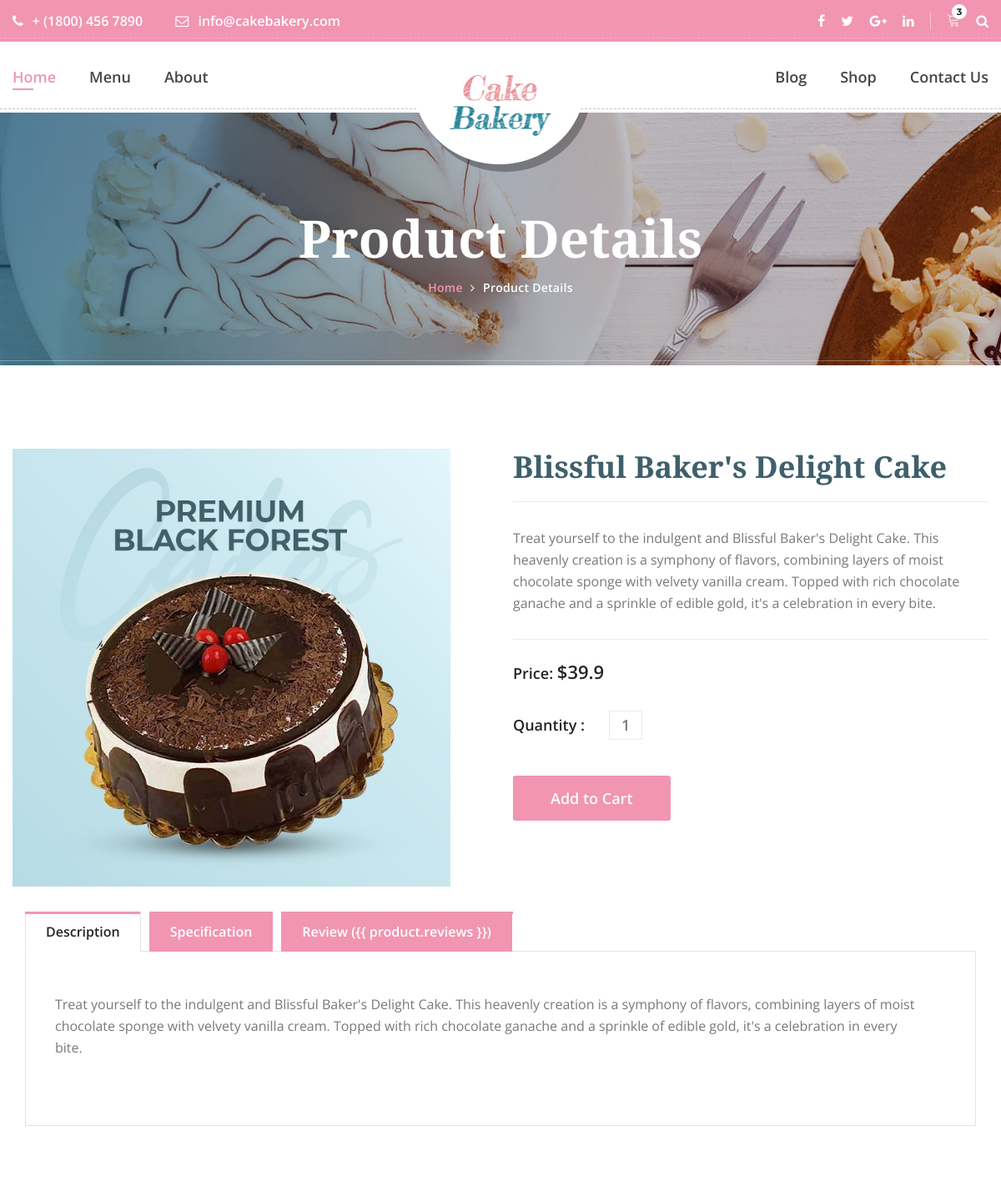
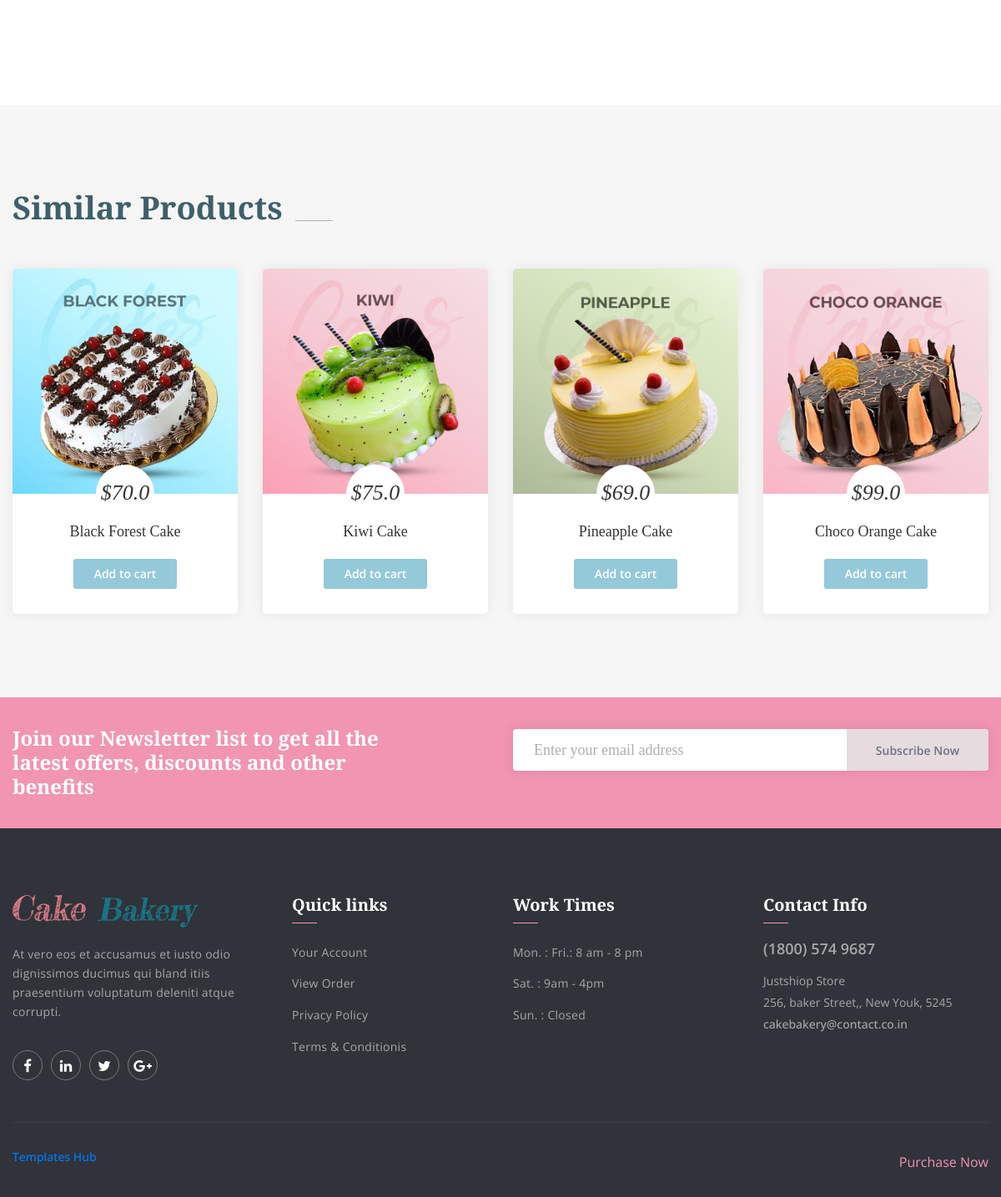
/productdetail/1/, run on the app's committed database (2 pictures, top to bottom).
### bakery_app/models.py (models this page shows, shortened)
class Product(models.Model):
    name = models.CharField(max_length=255)
    price = models.DecimalField(max_digits=5, decimal_places=1)
    description = models.TextField()
    specifications = models.TextField()
    reviews = models.IntegerField(default=0)
    image = models.ImageField(upload_to='cake_images/')  # Add this line for the image field

### bakery_app/views.py (the view)
# urls.py: path('productdetail/<int:product_id>/', views.productdetail, name='productdetail'),
def productdetail(request, product_id):
    product = get_object_or_404(Product, id=product_id)
    product_similar = Product.objects.filter(
        Q(name__icontains='cake') & ~Q(id=product.id)
    )[:4]
    return render(request, 'productdetail.html', {'product': product, 'product_similar': product_similar})

### bakery_app/templates/productdetail.html (shortened to what this page needs)
{% extends "base.html" %}
{% load static %}
{% block content %}
<section class="banner_area">
    <div class="container">
        <div class="banner_text">
            <h3>Product Details</h3>
            <ul>
                <li><a href="index.html">Home</a></li>
                <li><a href="product-details.html">Product Details</a></li>
            </ul>
        </div>
    </div>
</section>
<section class="product_details_area p_100">
    <div class="container">
        <div class="row product_d_price">
            <div class="col-lg-6">
                <div class="product_img">
                    <img class="img-fluid" src="{{ product.image.url }}" alt="{{ product.name }}">
                </div>
            </div>
            <div class="col-lg-6">
                <div class="product_details_text">
                    <a href="{% url 'productdetail' product.id %}">
                        <h4>{{ product.name }}</h4>
                        <p>{{ product.description }}</p>
                        <h5>Price: <span>${{ product.price }}</span></h5>
                        <div class="quantity_box">
                            <label for="quantity">Quantity :</label>
                            <input type="text" placeholder="1" id="quantity">
                        </div>
                        <a class="pink_more" href="#">Add to Cart</a>
                    </a>
                </div>
            </div>
            <div class="product_tab_area" style="padding: 30px;">
                <nav>
                    <div class="nav nav-tabs" id="nav-tab" role="tablist">
                        <a class="nav-item nav-link active" id="nav-home-tab" data-toggle="tab" href="#nav-home"
                           role="tab" aria-controls="nav-home" aria-selected="true">Description</a>
                        <a class="nav-item nav-link" id="nav-profile-tab" data-toggle="tab" href="#nav-profile"
                           role="tab" aria-controls="nav-profile" aria-selected="false">Specification</a>
                        <a class="nav-item nav-link" id="nav-contact-tab" data-toggle="tab" href="#nav-contact"
                           role="tab" aria-controls="nav-contact" aria-selected="false">Review ({{ product.reviews
                            }})</a>
                    </div>
                </nav>
                <div class="tab-content" id="nav-tabContent">
                    <div class="tab-pane fade show active" id="nav-home" role="tabpanel" aria-labelledby="nav-home-tab">
                        <p>{{ product.description }}</p>
                    </div>
                </div>
            </div>
        </div>
    </div>
</section>
<section class="similar_product_area p_100">
    <div class="container">
        <div class="main_title">
            <h2>Similar Products</h2>
        </div>
        <div class="row similar_product_inner">
            {% for similar_product in product_similar %}
            <div class="col-lg-3 col-md-4 col-6">
                <div class="cake_feature_item">
                    <div class="cake_img">
                        <img src="{{ similar_product.image.url }}" alt="{{ similar_product.name }} "
                             style="height: 270px;">
                    </div>
                    <div class="cake_text">
                        <h4>${{ similar_product.price }}</h4>
                        <a href="{% url 'productdetail' similar_product.id %}">
                            <h3>{{ similar_product.name }}</h3>
                        </a> <a class="pest_btn" href="#">Add to cart</a>
                    </div>
                </div>
            </div>
            {% endfor %}
        </div>
    </div>
</section>
{% endblock %}

### data on the page
Product: image (picture), name "Blissful Baker's Delight Cake", description "Treat yourself to the indulgent and Blissful Baker's Delight Cake. This heavenly creation is a symphony of flavors, combining layers of moist chocolate sponge with velvety vanilla cream. Topped with rich chocolate ganache and a sprinkle of edible gold, it's a celebration in every bite.", price "39.9"
Product: image (picture), price "70.0", name "Black Forest Cake"
Product: image (picture), price "75.0", name "Kiwi Cake"
Product: image (picture), price "69.0", name "Pineapple Cake"
Product: image (picture), price "99.0", name "Choco Orange Cake"
